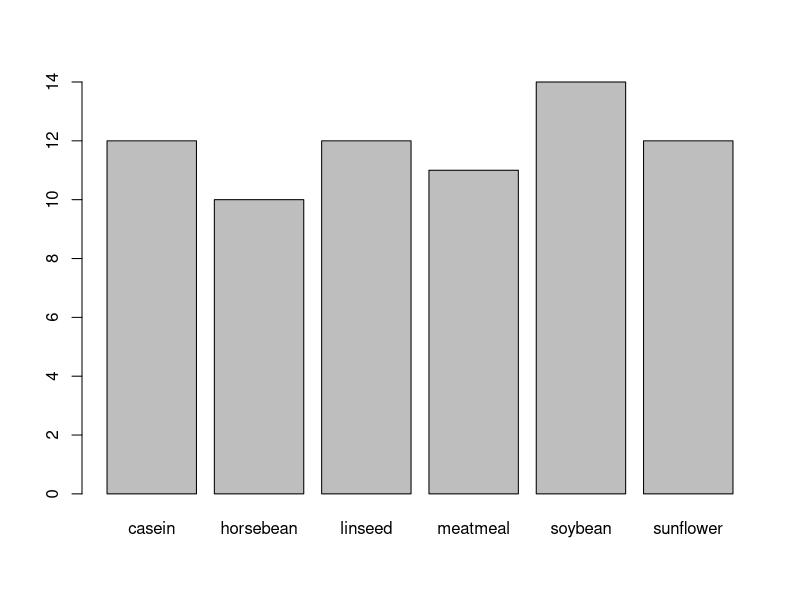
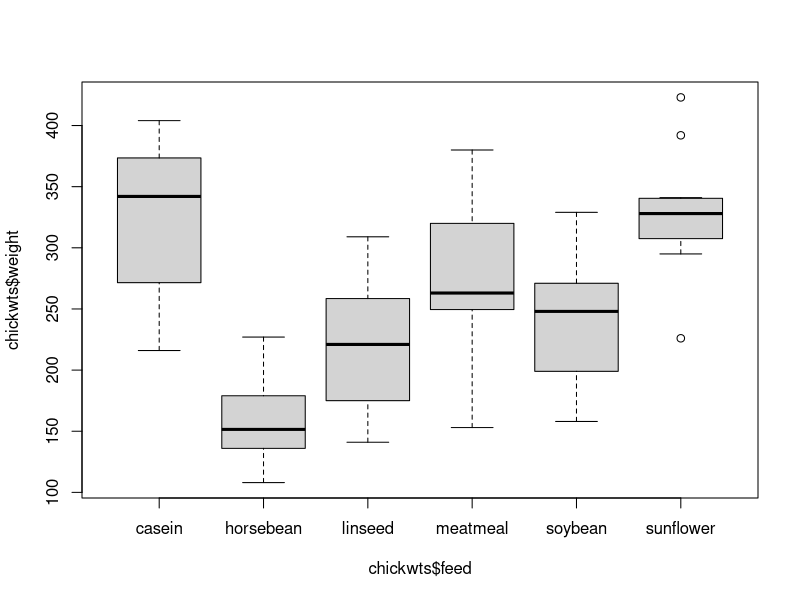
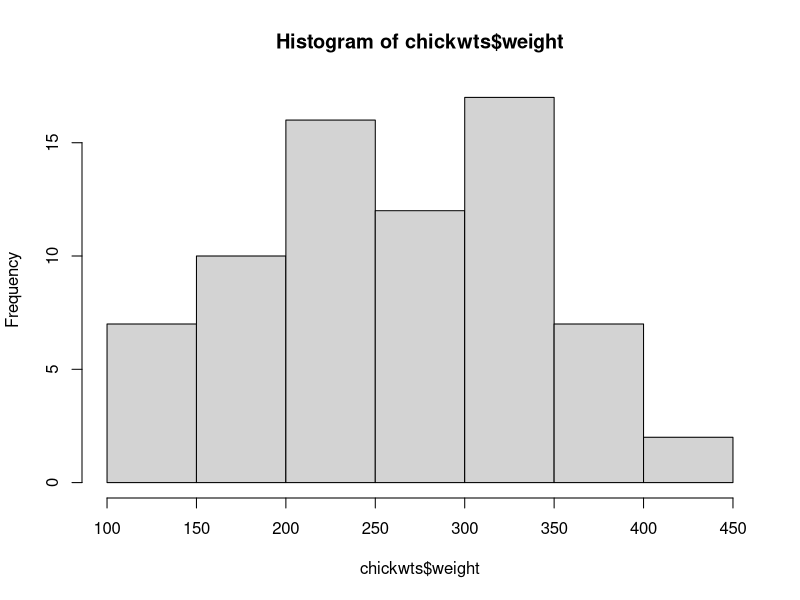
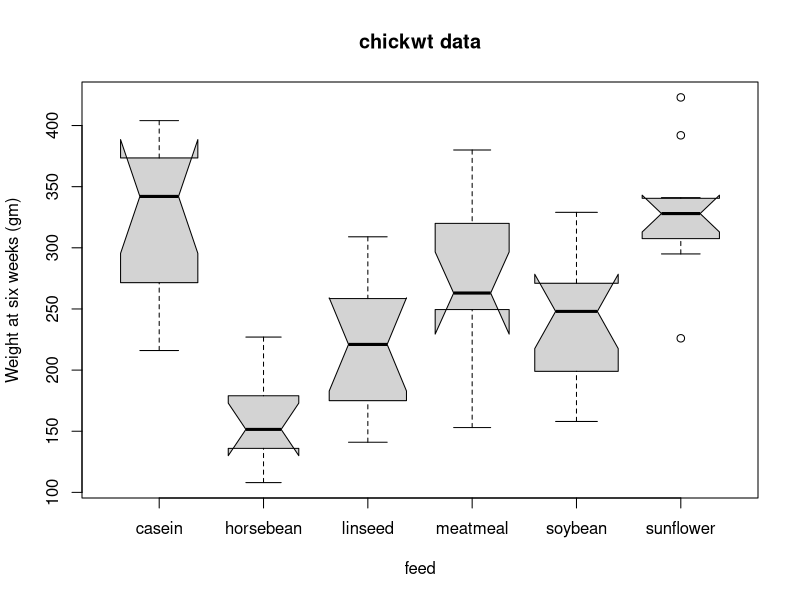
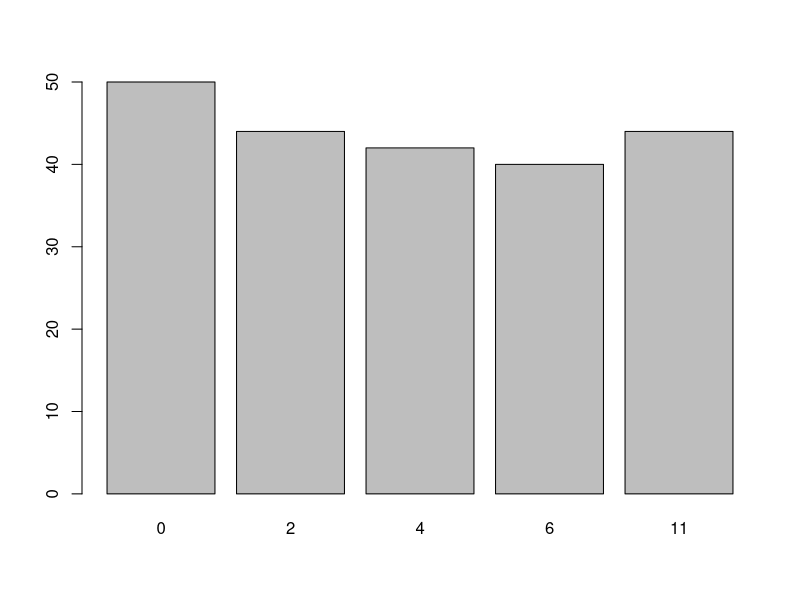
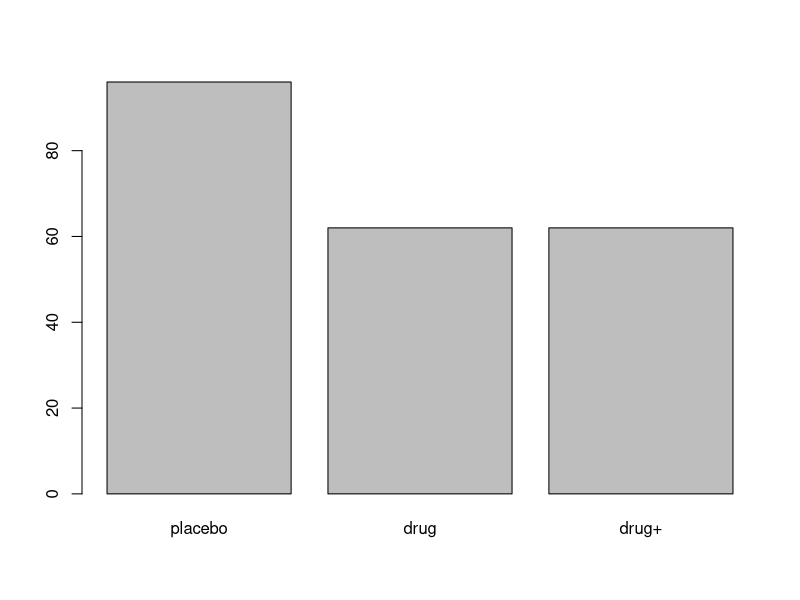
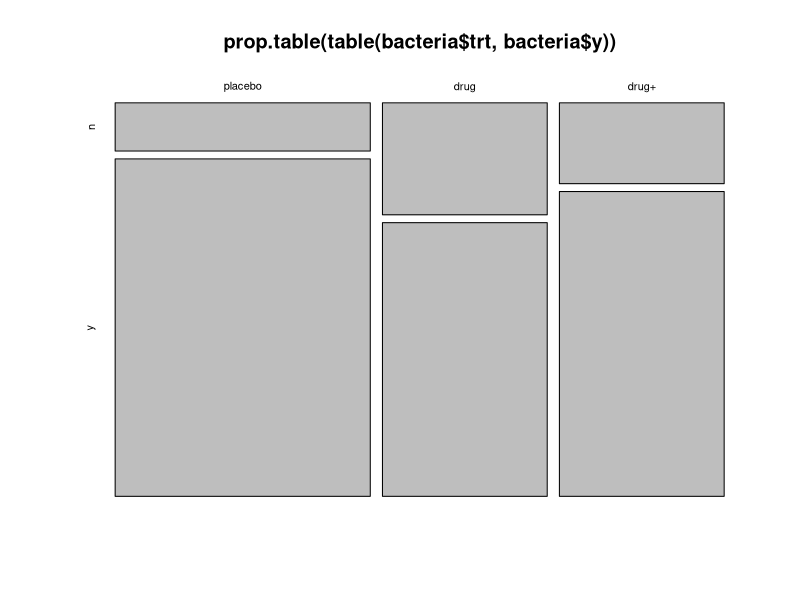
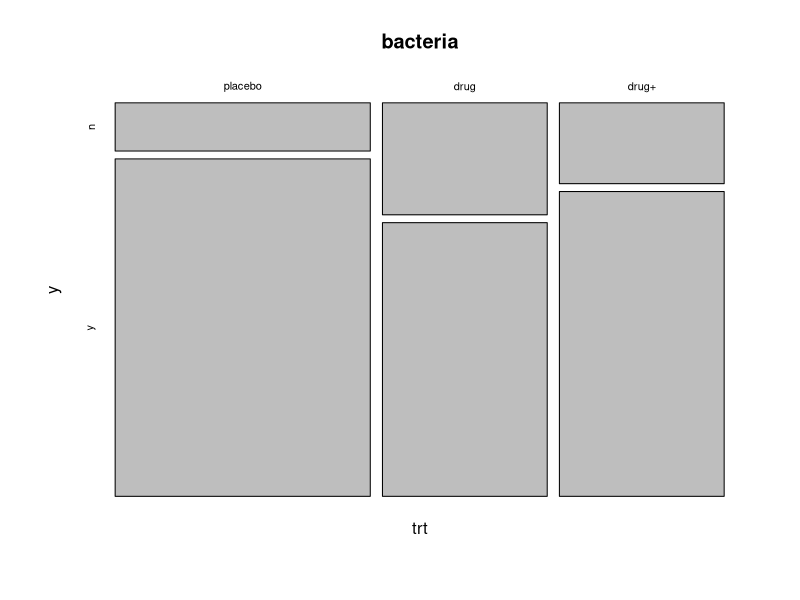

The R source for these figures, in order:
#R code from vignette source 'Day1_Exercises_Solutions.Rnw'

###################################################
#code chunk number 1: Day1_Exercises_Solutions.Rnw:66-69 (eval = FALSE)
###################################################
data(chickwts)
head(chickwts)
# ?chickwts


###################################################
#code chunk number 2: Day1_Exercises_Solutions.Rnw:73-85 (eval = FALSE)
###################################################
summary(chickwts)
tapply(chickwts$weight, chickwts$feed, mean)
tapply(chickwts$weight, chickwts$feed, median)
tapply(chickwts$weight, chickwts$feed, sd)
table(chickwts$feed)
barplot(table(chickwts$feed))
boxplot(chickwts$weight ~ chickwts$feed)
# boxplot(weight ~ feed, data = chickwts)
hist(chickwts$weight)
boxplot(weight ~ feed, data = chickwts, col = "lightgray",
        varwidth = TRUE, notch = TRUE, main = "chickwt data",
        ylab = "Weight at six weeks (gm)")


###################################################
#code chunk number 3: Day1_Exercises_Solutions.Rnw:95-101 (eval = FALSE)
###################################################
a <- c(1, 2, 3, 4)
b <- c("d", "h", "h", "d")
c <- factor(c("male", "female", "male", "female"),
            levels = c("female", "male"))
dat <- data.frame(a, b, c)
dat


###################################################
#code chunk number 4: Day1_Exercises_Solutions.Rnw:108-110 (eval = FALSE)
###################################################
# install.packages("MASS")
library("MASS")


###################################################
#code chunk number 5: Day1_Exercises_Solutions.Rnw:114-117 (eval = FALSE)
###################################################
data(bacteria)
head(bacteria)
# ?bacteria


###################################################
#code chunk number 6: Day1_Exercises_Solutions.Rnw:121-141 (eval = FALSE)
###################################################
summary(bacteria)
table(bacteria$week)
barplot(table(bacteria$week))
barplot(table(bacteria$trt))
table(bacteria$trt, bacteria$ap)
table(bacteria$trt, bacteria$y)

fisher.test(table(bacteria$trt, bacteria$y))

prop.table(table(bacteria$trt, bacteria$y))
prop.table(table(bacteria$trt, bacteria$y), margin = 1)
prop.table(table(bacteria$trt, bacteria$y), margin = 2)

plot(prop.table(table(bacteria$trt, bacteria$y)))
mosaicplot(~trt + y, data = bacteria)
barplot(prop.table(table(bacteria$y, bacteria$trt),margin=1), beside=TRUE)
barplot(prop.table(table(bacteria$trt, bacteria$y),margin=1), beside=TRUE)
barplot(prop.table(table(bacteria$y, bacteria$trt),margin=1), beside=FALSE)
barplot(prop.table(table(bacteria$trt, bacteria$y),margin=1), beside=FALSE)
?barplot


###################################################
#code chunk number 7: Day1_Exercises_Solutions.Rnw:145-151 (eval = FALSE)
###################################################
subset(bacteria, week == 2)
ss <- subset(bacteria, week == 2)
summary(ss)
# Check if we only have observations of week 2.
table(bacteria$week)
table(ss$week)


